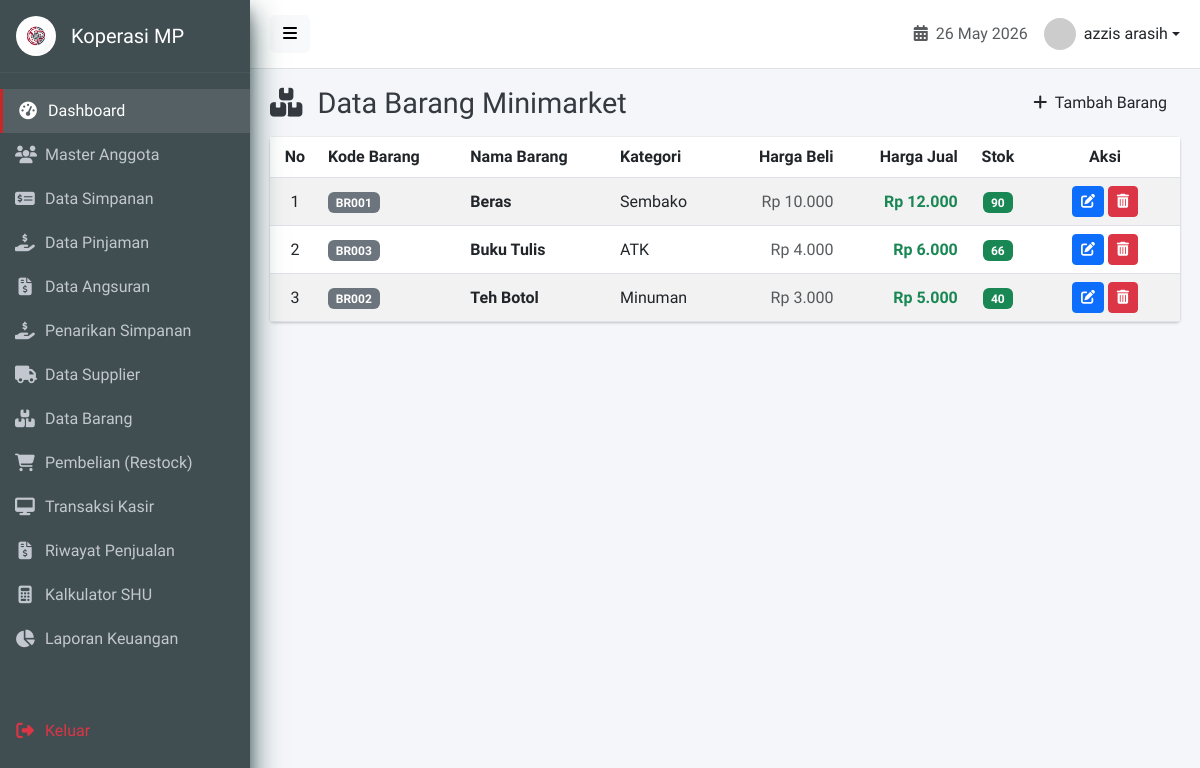
Page /barang.php (signed in) on the committed database.
### tables this page shows
CREATE TABLE `barang` (
  `id_barang` int(11) NOT NULL AUTO_INCREMENT,
  `kode_barang` varchar(50) DEFAULT NULL,
  `nama_barang` varchar(100) DEFAULT NULL,
  `id_kategori` int(11) DEFAULT NULL,
  `harga_beli` decimal(15,2) DEFAULT NULL CHECK (`harga_beli` >= 0),
  `harga_jual` decimal(15,2) DEFAULT NULL CHECK (`harga_jual` >= 0),
  `stok` int(11) DEFAULT 0 CHECK (`stok` >= 0),
  `created_at` timestamp NOT NULL DEFAULT current_timestamp(),
  PRIMARY KEY (`id_barang`),
  UNIQUE KEY `kode_barang` (`kode_barang`),
  KEY `id_kategori` (`id_kategori`),
  KEY `idx_barang_nama` (`nama_barang`),
  CONSTRAINT `barang_ibfk_1` FOREIGN KEY (`id_kategori`) REFERENCES `kategori_barang` (`id_kategori`) ON DELETE SET NULL ON UPDATE CASCADE
);

CREATE TABLE `kategori_barang` (
  `id_kategori` int(11) NOT NULL AUTO_INCREMENT,
  `nama_kategori` varchar(100) DEFAULT NULL,
  PRIMARY KEY (`id_kategori`),
  UNIQUE KEY `nama_kategori` (`nama_kategori`)
);

### barang.php (the view, shortened to what this page needs)
<?php
require_once 'config/database.php';
include 'views/layouts/header.php';
?>
<div class="content-header">
    <div class="d-flex justify-content-between align-items-center">
        <h1 class="m-0"><i class="fas fa-boxes me-2"></i> Data Barang Minimarket</h1>
        <a href="barang_tambah.php" class="btn btn-crimson"><i class="fas fa-plus me-1"></i> Tambah Barang</a>
    </div>
</div>
<section class="content">
    <div class="card">
        <div class="card-body p-0">
            <div class="table-responsive">
                <table class="table table-hover table-striped align-middle mb-0">
                    <thead class="bg-light">
                        <tr>
                            <th class="text-center" width="50">No</th>
                            <th>Kode Barang</th>
                            <th>Nama Barang</th>
                            <th>Kategori</th>
                            <th class="text-end">Harga Beli</th>
                            <th class="text-end">Harga Jual</th>
                            <th class="text-center">Stok</th>
                            <th class="text-center" width="150">Aksi</th>
                        </tr>
                    </thead>
                    <tbody>
                        <?php
                        $no = 1;
                        $query = $conn->query("
                            SELECT b.*, k.nama_kategori
                            FROM barang b
                            LEFT JOIN kategori_barang k ON b.id_kategori = k.id_kategori
                            ORDER BY b.nama_barang ASC
                        ");
                        if($query->num_rows > 0):
                            while($row = $query->fetch_assoc()):
                        ?>
                        <tr>
                            <td class="text-center"><?php echo $no++; ?></td>
                            <td><span class="badge bg-secondary"><?php echo $row['kode_barang']; ?></span></td>
                            <td class="fw-bold"><?php echo htmlspecialchars($row['nama_barang']); ?></td>
                            <td><?php echo htmlspecialchars($row['nama_kategori']); ?></td>
                            <td class="text-end text-muted">Rp <?php echo number_format($row['harga_beli'], 0, ',', '.'); ?></td>
                            <td class="text-end fw-bold text-success">Rp <?php echo number_format($row['harga_jual'], 0, ',', '.'); ?></td>
                            <td class="text-center">
                                <?php if($row['stok'] <= 5): ?>
                                    <span class="badge bg-danger"><?php echo $row['stok']; ?></span>
                                <?php else: ?>
                                    <span class="badge bg-success"><?php echo $row['stok']; ?></span>
                                <?php endif; ?>
                            </td>
                            <td class="text-center">
                                <a href="barang_edit.php?id=<?php echo $row['id_barang']; ?>" class="btn btn-sm btn-primary" title="Edit"><i class="fas fa-edit"></i></a>
                                <?php if($_SESSION['role'] === 'Admin'): ?>
                                <a href="barang_proses.php?action=hapus&id=<?php echo $row['id_barang']; ?>" class="btn btn-sm btn-danger" onclick="return confirm('Hapus barang ini?');" title="Hapus"><i class="fas fa-trash-alt"></i></a>
                                <?php endif; ?>
                            </td>
                        </tr>
                        <?php
                            endwhile;
                        else:
                        ?>
                        <tr>
                            <td colspan="8" class="text-center py-4 text-muted">Belum ada data barang.</td>
                        </tr>
                        <?php endif; ?>
                    </tbody>
                </table>
            </div>
        </div>
    </div>
</section>
<?php include 'views/layouts/footer.php'; ?>

### assets/css/style.css (style rules this page uses)
:root { --primary-color: #404e51; --accent-red: #C62828; --accent-red-hover: #b71c1c; --bg-color: #f4f6f9; --text-main: #333333; --sidebar-text: #c2c7d0; --border-color: #dee2e6; }
body { font-family: 'Source Sans Pro', sans-serif; background-color: var(--bg-color); color: var(--text-main); margin: 0; overflow-x: hidden; }
.content-header { padding: 15px 20px; }
.content-header h1 { font-size: 1.8rem; margin: 0; color: #343a40; font-weight: 400; }
.content { padding: 0 20px 20px 20px; }
.card { box-shadow: 0 0 1px rgba(0, 0, 0, .125), 0 1px 3px rgba(0, 0, 0, .2); border: 0 solid rgba(0, 0, 0, .125); border-radius: .25rem; background-color: #fff; }
.btn { transition: all 0.3s ease; position: relative; overflow: hidden; }

### rows in the picture
barang: kode_barang "BR001", nama_barang "Beras", id_kategori.nama_kategori "Sembako", harga_beli "10.000", harga_jual "12.000", stok "90"
barang: kode_barang "BR003", nama_barang "Buku Tulis", id_kategori.nama_kategori "ATK", harga_beli "4.000", harga_jual "6.000", stok "66"
barang: kode_barang "BR002", nama_barang "Teh Botol", id_kategori.nama_kategori "Minuman", harga_beli "3.000", harga_jual "5.000", stok "40"

### other values in the picture
$_SESSION['nama'] "azzis arasih"
